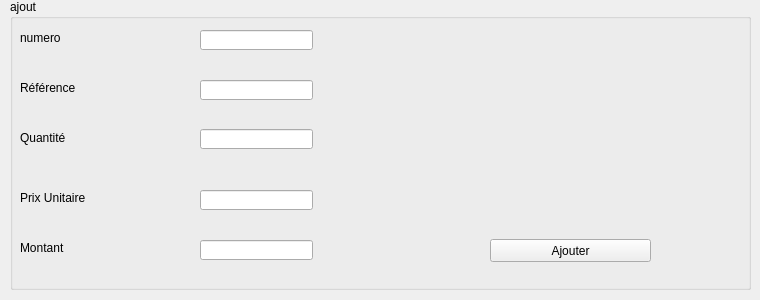
        <widget class="QWidget" name="tab_7">
         <attribute name="title">
          <string>Ajouter</string>
         </attribute>
         <widget class="QLineEdit" name="numero">
          <property name="geometry">
           <rect>
            <x>200</x>
            <y>30</y>
            <width>113</width>
            <height>20</height>
           </rect>
          </property>
          <property name="text">
           <string/>
          </property>
         </widget>
         <widget class="QLineEdit" name="ref">
          <property name="geometry">
           <rect>
            <x>200</x>
            <y>80</y>
            <width>113</width>
            <height>20</height>
           </rect>
          </property>
          <property name="text">
           <string/>
          </property>
         </widget>
         <widget class="QLineEdit" name="prixUnitaire">
          <property name="geometry">
           <rect>
            <x>200</x>
            <y>190</y>
            <width>113</width>
            <height>20</height>
           </rect>
          </property>
          <property name="text">
           <string/>
          </property>
         </widget>
         <widget class="QLineEdit" name="montant">
          <property name="geometry">
           <rect>
            <x>200</x>
            <y>240</y>
            <width>113</width>
            <height>20</height>
           </rect>
          </property>
          <property name="text">
           <string/>
          </property>
         </widget>
         <widget class="QLabel" name="label">
          <property name="geometry">
           <rect>
            <x>20</x>
            <y>30</y>
            <width>81</width>
            <height>16</height>
           </rect>
          </property>
          <property name="text">
           <string>numero</string>
          </property>
         </widget>
         <widget class="QLabel" name="label_2">
          <property name="geometry">
           <rect>
            <x>20</x>
            <y>80</y>
            <width>61</width>
            <height>16</height>
           </rect>
          </property>
          <property name="text">
           <string>Référence </string>
          </property>
         </widget>
         <widget class="QLabel" name="label_3">
          <property name="geometry">
           <rect>
            <x>20</x>
            <y>130</y>
            <width>71</width>
            <height>16</height>
           </rect>
          </property>
          <property name="text">
           <string>Quantité</string>
          </property>
         </widget>
         <widget class="QLabel" name="label_4">
          <property name="geometry">
           <rect>
            <x>20</x>
            <y>190</y>
            <width>71</width>
            <height>16</height>
           </rect>
          </property>
          <property name="text">
           <string>Prix Unitaire</string>
          </property>
         </widget>
         <widget class="QLabel" name="label_18">
          <property name="geometry">
           <rect>
            <x>20</x>
            <y>240</y>
            <width>61</width>
            <height>16</height>
           </rect>
          </property>
          <property name="text">
           <string>Montant</string>
          </property>
         </widget>
         <widget class="QGroupBox" name="groupBox_4">
          <property name="geometry">
           <rect>
            <x>10</x>
            <y>-1</y>
            <width>741</width>
            <height>291</height>
           </rect>
          </property>
          <property name="title">
           <string>ajout</string>
          </property>
          <widget class="QLineEdit" name="qte">
           <property name="geometry">
            <rect>
             <x>190</x>
             <y>130</y>
             <width>113</width>
             <height>20</height>
            </rect>
           </property>
          </widget>
          <widget class="QPushButton" name="pushButton">
           <property name="geometry">
            <rect>
             <x>480</x>
             <y>240</y>
             <width>161</width>
             <height>23</height>
            </rect>
           </property>
           <property name="text">
            <string>Ajouter</string>
           </property>
          </widget>
         </widget>
         <zorder>groupBox_4</zorder>
         <zorder>numero</zorder>
         <zorder>ref</zorder>
         <zorder>prixUnitaire</zorder>
         <zorder>montant</zorder>
         <zorder>label</zorder>
         <zorder>label_2</zorder>
         <zorder>label_3</zorder>
         <zorder>label_4</zorder>
         <zorder>label_18</zorder>
        </widget>
